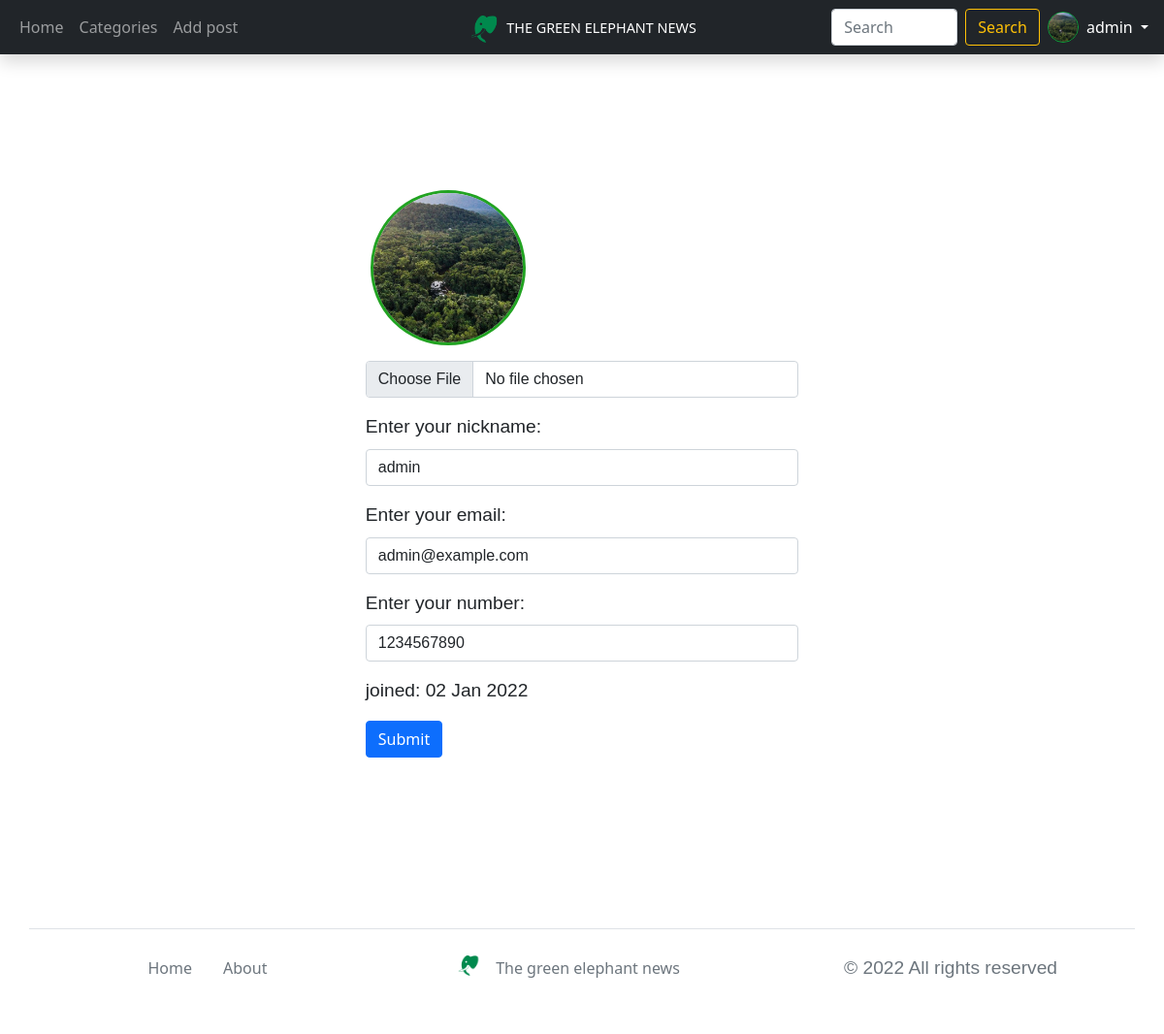
/profile/ (signed in), run on the app's committed database.
### blog/models.py (models this page shows)
class Profile(models.Model):
    user = models.OneToOneField(User, null=True, on_delete=models.CASCADE)
    nickname = models.CharField(max_length=30, null=True)
    avatar = models.ImageField(upload_to='avatars/%Y/%m/%d/', blank=True, null=True)
    email = models.CharField(max_length=200, null=True)
    created_at = models.DateTimeField(auto_now_add=True, null=True)
    phoneNumberRegex = RegexValidator(regex=r"^\+?1?\d{8,15}$")
    phoneNumber = models.CharField(validators=[phoneNumberRegex], max_length=16, unique=True, null=True)
    def __str__(self):
        return str(self.user)

### blog/views.py (the view, shortened to what this page needs)
# urls.py: path('profile/', views.get_user, name='profile'),
def get_user(request):
    if request.POST:
        print(vars(request.POST))
    if not request.user.is_authenticated:
        return redirect('login')
    print(vars(request.user.profile))
    profile = request.user.profile
    form = ProfileForm(instance=request.user.profile)
    print(profile)
    context = {'form': form}
    print('xx', form)
    return render(request, 'blog/profile.html', context)

### blog/forms.py
class ProfileForm(forms.ModelForm):
    class Meta:
        model = Profile
        fields = '__all__'
        exclude = ['user']
        widgets = {
            'nickname': forms.TextInput(attrs={'class': 'form-control'}),
            'avatar': forms.FileInput(attrs={'class': 'form-control'}),
            'email': forms.TextInput(attrs={'class': 'form-control'}),
            'phoneNumber': forms.NumberInput(attrs={'class': 'form-control'}),
        }

### blog/models.py (called while the page is built)
    def get_absolute_url(self):
        return reverse_lazy('category', kwargs={'slug': self.slug})

### blog/templatetags/tags.py (called while the page is built)
@register.simple_tag()
def get_categories():
    posts = Post.objects.filter(is_visible=True)[:50].select_related('category')
    container = {}
    for post in posts:
        try:
            container[post.category] += post.views
        except KeyError:
            container[post.category] = post.views
    categories = sorted(container.items(), key=lambda x: x[1], reverse=True)
    if len(categories) > 3:
        hype_categories = OrderedDict(categories[:3])
        all_categories = OrderedDict(categories)
        context = {'hype_categories': hype_categories, 'all_categories': all_categories}
        return context
    context = {'hype_categories': OrderedDict(categories)}
    print(context)
    return context

### blog/templates/blog/profile.html (shortened to what this page needs)
{% extends 'base.html' %}
{% block content %}
<div class="col-sm-12 my-5" style="min-height: 500px">
    <div class="profile-container sm-12 my-5 justify-content-center">
        <form method="POST" action="" enctype="multipart/form-data" style="min-width: 40%">
            <div class="col-sm-12">
                <p>
                    {% if form.avatar %}
                    <img class="avatar mb-3" src="{{ user.profile.avatar.url }}"> {{ form.avatar }}
                    {% else %}
                    <svg xmlns="http://www.w3.org/2000/svg" width="160" height="160" fill="white"
                        class="bi bi-person-fill" viewBox="0 0 16 16">
                        <path d="M3 14s-1 0-1-1 1-4 6-4 6 3 6 4-1 1-1 1H3zm5-6a3 3 0 1 0 0-6 3 3 0 0 0 0 6z"/></svg>{{ form.avatar }}
                    {% endif %}
                </p>
            </div>
            <div class="col-sm-12">
                <p>
                    <label for="{{form.nickname.id_for_label}}" class="form-label">Enter your nickname:</label>
                    {{ form.nickname }}
                </p>
            </div>
            <div class="col-sm-12">
                <p>
                    <label for="{{form.email.id_for_label}}" class="form-label">Enter your email:</label>
                    {{ form.email }}
                </p>
            </div>
            <div class="col-sm-12">
                <p>
                    <label for="{{form.phoneNumber.id_for_label}}" class="form-label">Enter your number:</label>
                    {{ form.phoneNumber }}
                </p>
            </div>
            <div class="col-sm-12">
                <p>joined: {{ request.user.profile.created_at|date:'d M Y' }}
                </p>
            </div>
            <input class="btn btn-primary" type="submit">
        </form>
    </div>
</div>
{% endblock %}

### templates/inc/nav.html (shortened to what this page needs)
{% load tags %}
{% load static %}
<nav class="navbar navbar-expand-lg navbar-dark bg-dark shadow fixed-top" id="navbar">
    <div class="container-fluid">
        <div class="flex-grow-1">
            <div class="logo-panel">
                <a class="nav-link active" aria-current="page" href="{% url 'index' %}">
                    <img class="align-center me-1" src="{% static 'images/elephgreen.png' %}" width=32px alt="logo">
                    The green elephant news</a>
            </div>
            <div class="collapse navbar-collapse justify-content-between" id="navbarNavDropdown">
                <ul class="navbar-nav me-2">
                    <li class="nav-item"><a class="nav-link" href="{% url 'index' %}">Home</a></li>
                    <li class="nav-item" id="category"><a class="nav-link">Categories</a></li>
                    {% if request.user.is_staff or request.user.is_superuser %}
                    <li class="nav-item">
                        <a class="nav-link" href="{% url 'add_post' %}">Add post</a>
                    </li>
                    {% endif %}
                </ul>
                <div class="d-flex" id="nav-right-items">
                    <form class="d-flex flex-shrink-1 flex-grow-1" action="{% url 'search_post' %}">
                        <input class="form-control me-2 flex-shrink-1 flex-grow-1" type="search" placeholder="Search"
                               aria-label="Search" name="search" id="search-form">
                        <button class="btn btn-outline-warning" type="submit">Search</button>
                    </form>
                </div>
            </div>
        </div>
        <div class="user-dropdown ms-2" id="user-dropdown">
            {% if request.user.is_authenticated %}
            <a class='avatar-link' href="{% url 'profile' %}">
            <img class="avatar-nav" src="{{ user.profile.avatar.url }}"></a>
            <button class="btn btn-warning dropdown-toggle user-button px-1" type="button"
                    data-bs-toggle="dropdown" aria-expanded="false">{{ user.profile }}
            </button>
            {% endif %}
        </div>
    </div>
</nav>

### static/styles/style.css (style rules this page uses)
img { max-width: 100%; object-fit: cover; }
a:link { text-decoration: none; color: #0ba23a; }
#nav-right-items { justify-content: start; min-width: fit-content; flex-shrink: 1; }
.navbar-nav { min-width: fit-content; flex-grow: 1; }
p { font-family: Helvetica; font-size: 1.2rem; }
.user-button { border: none; background-color: unset; color: #FFF; }
.logo-panel { position: absolute; text-transform: uppercase; font-weight: 600; font-size: 1.2rem; top: 8px; }
.logo-panel > .nav-link { color: white; }
.nav-item { color: white; }
.navbar { z-index: 20; }
#category { cursor: pointer; }
.avatar { width: 160px; height: 160px; object-fit: cover; border-radius: 50%; border: 3px solid #22a322; }
.avatar-nav { width: 32px; height: 32px; object-fit: cover; border-radius: 50%; border: 1px solid #0ba23a; }
.profile-container { display: flex; max-width: 100%; }
@media (max-width:1200px) { .logo-panel { position: absolute; text-transform: uppercase; font-weight: 500; font-size: 0.9rem; max-width: 300px; display: flex; justify-content: center; top: 8px; } }
body { min-height: 1000px; }
@media (max-width:1200px) and (min-width:992px) { #search-form { max-width: 130px; } }

### data on the page
Profile: nickname "admin", email "admin@example.com", phoneNumber "1234567890"

### other printed values
{{ user.profile }} "admin"
{{ request.user.profile.created_at|date:'d M Y' }} "02 Jan 2022"
